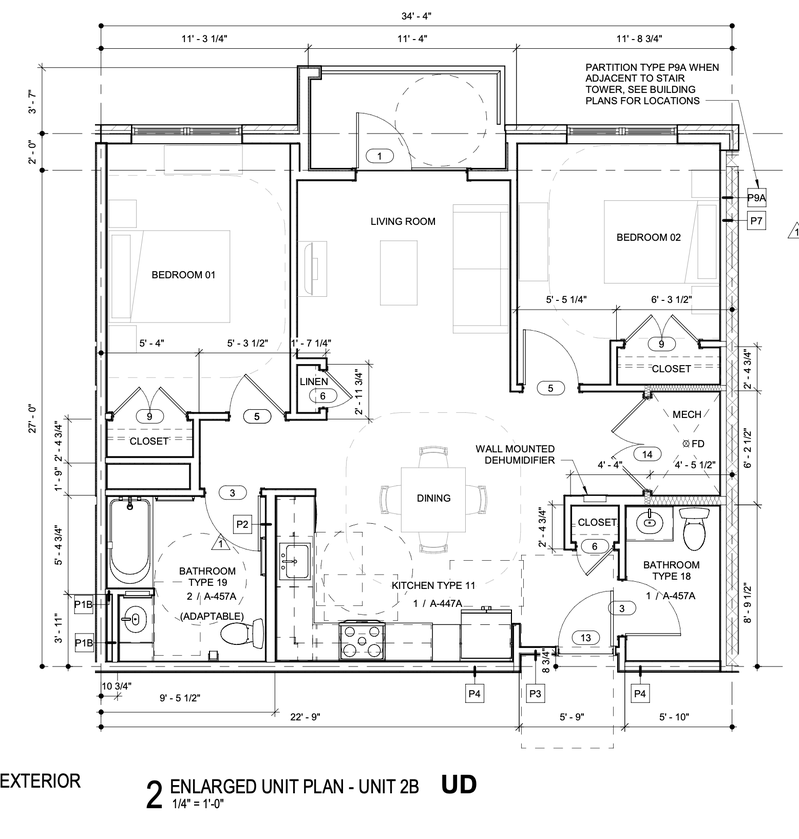
#> input picture AdvancedModels/src/backend/models/images/Input/LeanTest_2.png, 799 x 839 px, shrunk from 1556 x 1634 before the run, found by its file name; its folder holds only this picture in this run
$ python washing.py
#> lines starting #> are read from the running program, lines starting #| are printed output that depends on the picture; after the words box and inside, x2 and y2 are one past the last pixel; in counts of white or black regions, pixels touching at a corner belong together
# System Imports
import cv2 as cv
import numpy as np
import os
import sys

# Append Parent Directory to sys.path
sys.path.append('../')

# Helper functions
#from ..lib.reusable_methods import *

def load_images_from_path(folder):
    images = []
    for filename in os.listdir(folder):
        img = cv.imread(os.path.join(folder, filename))
#> img is the input picture: shape (839, 799, 3); min 0, max 255, mean 240.5
        if img is not None:
            images.append(img)
    return images

# Image Path
input_folder_path = '/home/coffee_6ean/Linux/AdvancedModels/src/models/images/Input'
output_folder_path = '/home/coffee_6ean/Linux/AdvancedModels/src/models/images/Process/Washing'

# Load images from the input folder
images = load_images_from_path(input_folder_path)
#> images = 1 item

# Process each image
for idx, image in enumerate(images):
    # Convert the image to grayscale
    gray = cv.cvtColor(image, cv.COLOR_BGR2GRAY)

    # Apply a binary threshold to separate darker lines from lighter areas
    _, binary = cv.threshold(gray, 128, 255, cv.THRESH_BINARY)

    # Invert the binary image
    binary = cv.bitwise_not(binary)

    # Perform erosion
    kernel = np.ones((2, 2), np.uint8)  # Define a 2x2 kernel for erosion
    eroded_image = cv.erode(binary, kernel, iterations=1)

    # Invert the colors again to get white background and black lines
    final_image = cv.bitwise_not(eroded_image)

    # Save the preprocessed image with erosion
    output_file_path = os.path.join(output_folder_path, f'preprocessed_image_eroded_{idx}.jpg')
    cv.imwrite(output_file_path, final_image)
    print(f"Preprocessed image {idx + 1} saved to: {output_file_path}")
#> this loop made 1 pass
#> kernel on pass 1: [[1, 1], [1, 1]]
#| Preprocessed image 1 saved to: /home/coffee_6ean/Linux/AdvancedModels/src/models/images/Process/Washing/preprocessed_image_eroded_0.jpg
#> pass 1, `_, binary = cv.threshold(gray, 128, 255, cv.THRESH_BINARY)`:
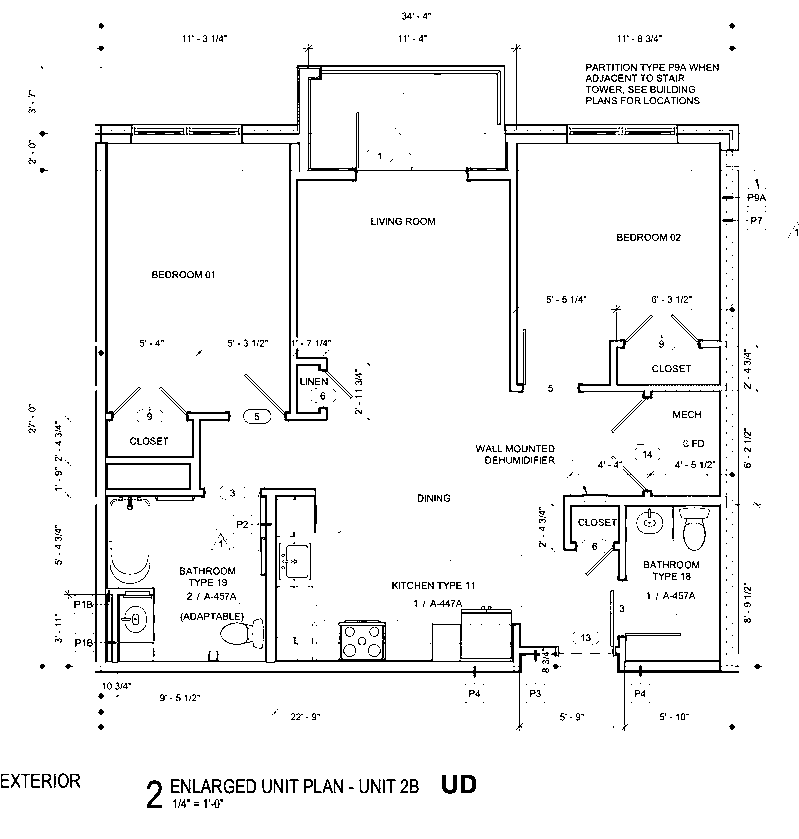
#> binary: shape (839, 799); 95.3% white; black in thin lines or dots
#> pass 1, `eroded_image = cv.erode(binary, kernel, iterations=1)`:
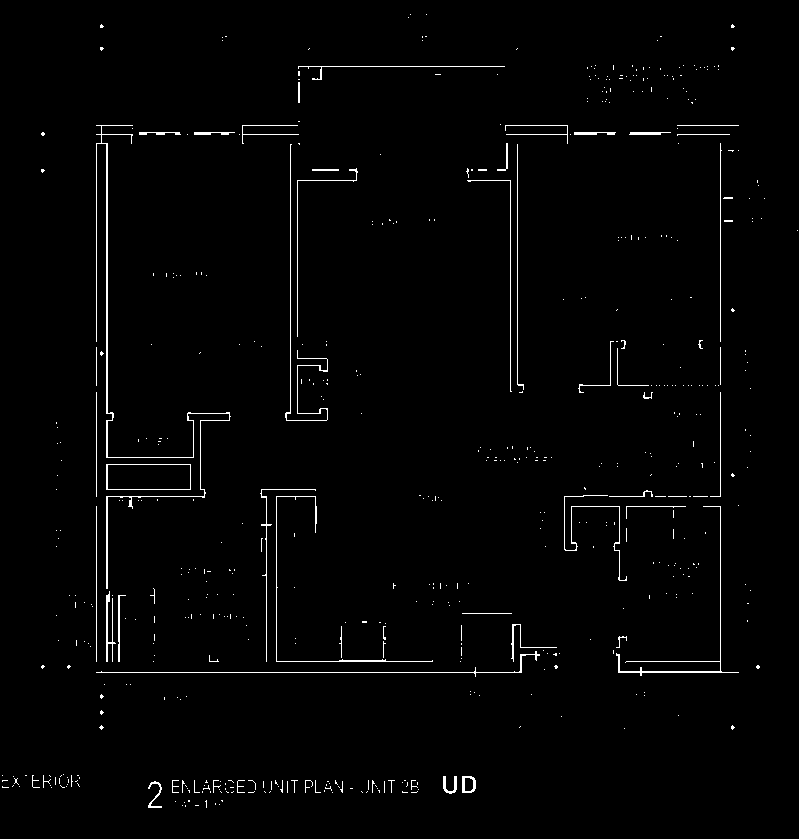
#> eroded_image: shape (839, 799); 1.5% white in thin lines or dots

$ run again, on AdvancedModels/src/backend/models/images/Input/LeanTest_3.png
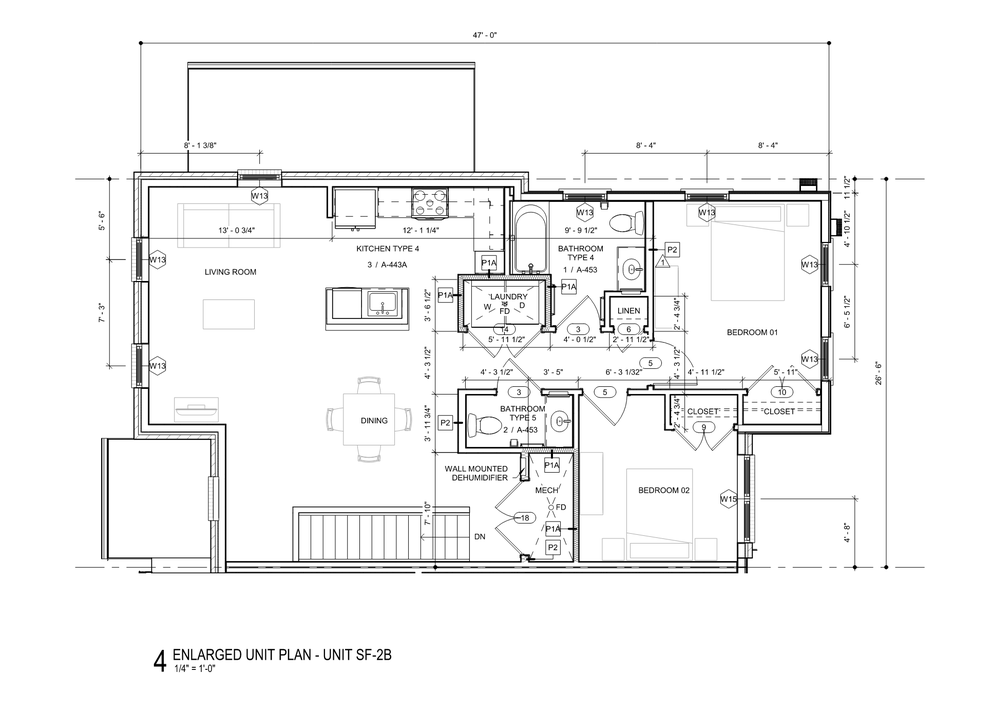
#> input picture AdvancedModels/src/backend/models/images/Input/LeanTest_3.png, 993 x 711 px, shrunk from 1934 x 1384 before the run, found by its file name
#> in load_images_from_path, img is the input picture: shape (711, 993, 3); min 0, max 255, mean 244.3
#> images = 1 item
#> the loop `for idx, image in enumerate(images):` made 1 pass
#> kernel on pass 1: [[1, 1], [1, 1]]
#> (printed output is left out)
#> pass 1, `_, binary = cv.threshold(gray, 128, 255, cv.THRESH_BINARY)`:
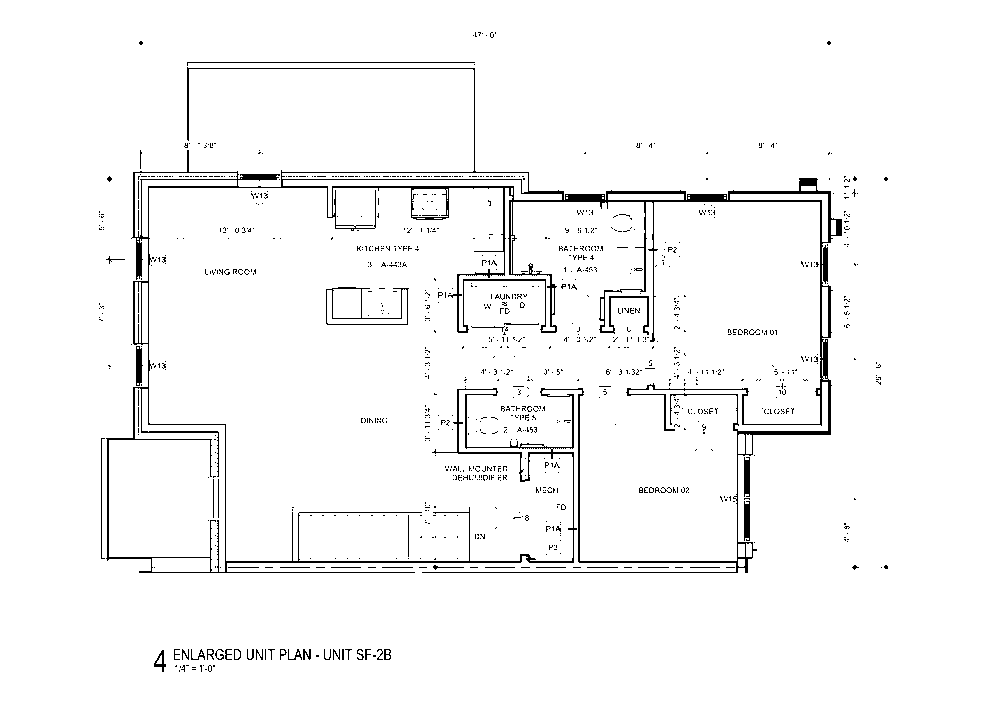
#> binary: shape (711, 993); 96.8% white; black in thin lines or dots, all inside (x1, y1, x2, y2) = (99, 32, 888, 672)
#> pass 1, `eroded_image = cv.erode(binary, kernel, iterations=1)`:
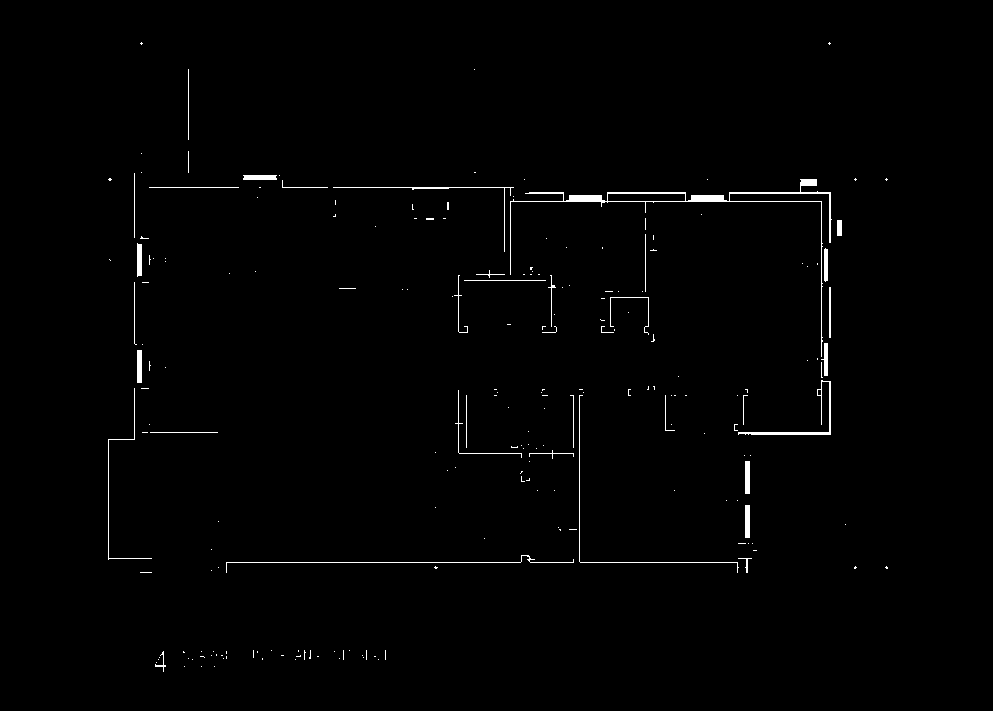
#> eroded_image: shape (711, 993); 0.94% white; 211 white regions (173 under 20 px), largest, box (x1, y1, x2, y2) and area: (510, 179, 832, 357) 1665, (738, 380, 831, 435) 437, (226, 555, 574, 573) 383
